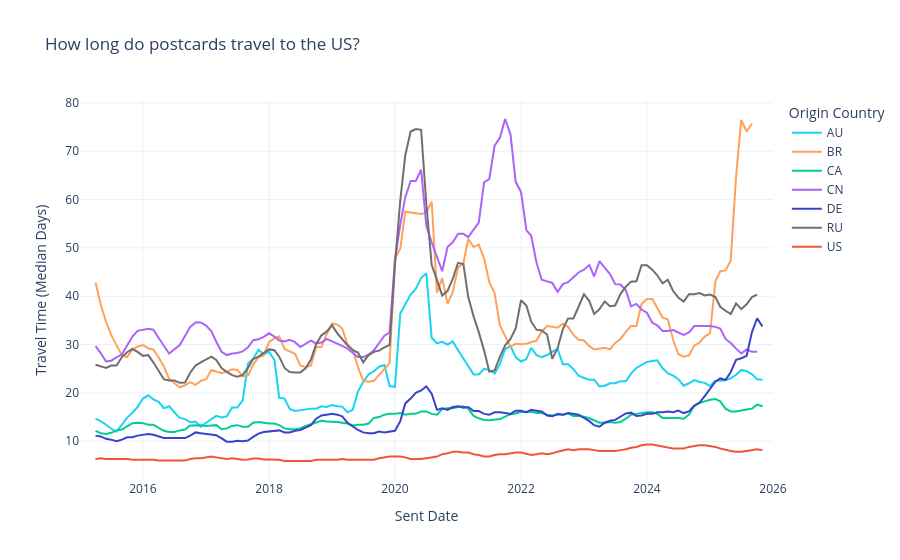

Here is the notebook cell this chart was saved with:
### Code cell
# Travel time

color_map = {
    "US": "#EF553B",  
    "DE": "#3943C9",  
    "CA": "#00CC96",  
    "CN": "#AB63FA",  
    "BR": "#FFA15A",  
    "AU": "#19D3F3",  
    "RU": "#726E6E"    
}

monthly_data = df_us.groupby(['country_id_origin', pd.Grouper(key="sent_date", freq="MS")])['travel_time_days'].median().reset_index()
monthly_data['rolling_mean'] = monthly_data.groupby('country_id_origin')['travel_time_days'].transform(lambda x: x.rolling(window=6, center=True).mean())

fig = px.line(
    monthly_data,
    x="sent_date",
    y="rolling_mean",
    color="country_id_origin",
    title="How long do postcards travel to the US?", #rolling median
    labels={"sent_date": "Sent Date",
            "rolling_mean": "Travel Time (Median Days)",
            "country_id_origin": "Origin Country"},
    color_discrete_map=color_map,
    template="plotly_white",
    render_mode="svg"
)

fig.update_traces(mode="lines", marker=dict(size=4))
fig.update_layout(hovermode="x unified") 

fig.show();

### Figure 1 — Plotly figure (JSON) as saved in the notebook; plotly's stock layout.template omitted (floating-point values rounded to 4 significant figures; data arrays with more than 128 entries replaced by an {"elided": "..."} marker saying what was removed)
{"data": [{"hovertemplate": "Origin Country=AU<br>Sent Date=%{x}<br>Travel Time (Median Days)=%{y}<extra></extra>", "legendgroup": "AU", "line": {"color": "#19D3F3", "dash": "solid"}, "marker": {"size": 4, "symbol": "circle"}, "mode": "lines", "name": "AU", "orientation": "v", "showlegend": true, "type": "scatter", "x": {"elided": "133 str values"}, "xaxis": "x", "y": {"elided": "133 float values"}, "yaxis": "y"}, {"hovertemplate": "Origin Country=BR<br>Sent Date=%{x}<br>Travel Time (Median Days)=%{y}<extra></extra>", "legendgroup": "BR", "line": {"color": "#FFA15A", "dash": "solid"}, "marker": {"size": 4, "symbol": "circle"}, "mode": "lines", "name": "BR", "orientation": "v", "showlegend": true, "type": "scatter", "x": {"elided": "129 str values"}, "xaxis": "x", "y": {"elided": "129 float values"}, "yaxis": "y"}, {"hovertemplate": "Origin Country=CA<br>Sent Date=%{x}<br>Travel Time (Median Days)=%{y}<extra></extra>", "legendgroup": "CA", "line": {"color": "#00CC96", "dash": "solid"}, "marker": {"size": 4, "symbol": "circle"}, "mode": "lines", "name": "CA", "orientation": "v", "showlegend": true, "type": "scatter", "x": {"elided": "133 str values"}, "xaxis": "x", "y": {"elided": "133 float values"}, "yaxis": "y"}, {"hovertemplate": "Origin Country=CN<br>Sent Date=%{x}<br>Travel Time (Median Days)=%{y}<extra></extra>", "legendgroup": "CN", "line": {"color": "#AB63FA", "dash": "solid"}, "marker": {"size": 4, "symbol": "circle"}, "mode": "lines", "name": "CN", "orientation": "v", "showlegend": true, "type": "scatter", "x": {"elided": "132 str values"}, "xaxis": "x", "y": {"elided": "132 float values"}, "yaxis": "y"}, {"hovertemplate": "Origin Country=DE<br>Sent Date=%{x}<br>Travel Time (Median Days)=%{y}<extra></extra>", "legendgroup": "DE", "line": {"color": "#3943C9", "dash": "solid"}, "marker": {"size": 4, "symbol": "circle"}, "mode": "lines", "name": "DE", "orientation": "v", "showlegend": true, "type": "scatter", "x": {"elided": "133 str values"}, "xaxis": "x", "y": {"elided": "133 float values"}, "yaxis": "y"}, {"hovertemplate": "Origin Country=RU<br>Sent Date=%{x}<br>Travel Time (Median Days)=%{y}<extra></extra>", "legendgroup": "RU", "line": {"color": "#726E6E", "dash": "solid"}, "marker": {"size": 4, "symbol": "circle"}, "mode": "lines", "name": "RU", "orientation": "v", "showlegend": true, "type": "scatter", "x": {"elided": "132 str values"}, "xaxis": "x", "y": {"elided": "132 float values"}, "yaxis": "y"}, {"hovertemplate": "Origin Country=US<br>Sent Date=%{x}<br>Travel Time (Median Days)=%{y}<extra></extra>", "legendgroup": "US", "line": {"color": "#EF553B", "dash": "solid"}, "marker": {"size": 4, "symbol": "circle"}, "mode": "lines", "name": "US", "orientation": "v", "showlegend": true, "type": "scatter", "x": {"elided": "133 str values"}, "xaxis": "x", "y": {"elided": "133 float values"}, "yaxis": "y"}], "layout": {"hovermode": "x unified", "legend": {"title": {"text": "Origin Country"}, "tracegroupgap": 0}, "title": {"text": "How long do postcards travel to the US?"}, "xaxis": {"anchor": "y", "domain": [0, 1], "title": {"text": "Sent Date"}}, "yaxis": {"anchor": "x", "domain": [0, 1], "title": {"text": "Travel Time (Median Days)"}}}}
